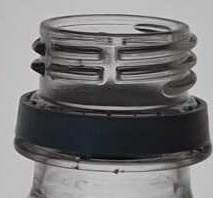
#> input picture samples/cap_off_reference.jpg, 213 x 198 px; its folder holds only this picture in this run
$ python 04_batch_roi.py
#> lines starting #> are read from the running program, lines starting #| are printed output that depends on the picture; after the words box and inside, x2 and y2 are one past the last pixel; in counts of white or black regions, pixels touching at a corner belong together
from pathlib import Path

import cv2


input_dir = Path("samples")
output_dir = Path("outputs/roi")
output_dir.mkdir(parents=True, exist_ok=True)

# 자신의 이미지에 맞게 수정합니다.
x1 = 180
y1 = 150
x2 = 470
y2 = 500

extensions = ("*.jpg", "*.jpeg", "*.png")

image_files = []
for pattern in extensions:
    image_files.extend(input_dir.glob(pattern))

image_files = sorted(image_files)

print("전체 이미지 수:", len(image_files))

if not image_files:
    raise RuntimeError(
        "samples 폴더에 jpg/jpeg/png 이미지가 없습니다."
    )

success_count = 0

for image_path in image_files:
    image = cv2.imread(str(image_path))
#> image is the input picture: shape (198, 213, 3); mean B, G, R 118.8, 117.9, 119.1

    if image is None:
        print("읽기 실패:", image_path.name)
        continue

    height, width = image.shape[:2]
#> height = 198; width = 213

    cx1 = max(0, min(x1, width))
#> cx1 = 180
    cx2 = max(0, min(x2, width))
#> cx2 = 213
    cy1 = max(0, min(y1, height))
#> cy1 = 150
    cy2 = max(0, min(y2, height))
#> cy2 = 198

    if cx1 >= cx2 or cy1 >= cy2:
        print("ROI 실패:", image_path.name)
        continue

    roi = image[cy1:cy2, cx1:cx2]
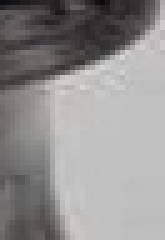
#> roi: shape (48, 33, 3) (shown 5 times larger); mean B, G, R 143.3, 143.8, 145.6

    roi_path = output_dir / f"{image_path.stem}_roi.jpg"
    preview_path = output_dir / f"{image_path.stem}_preview.jpg"

    cv2.imwrite(str(roi_path), roi)

    preview = image.copy()
    cv2.rectangle(
        preview,
        (cx1, cy1),
        (cx2, cy2),
        (0, 255, 0),
        3,
    )
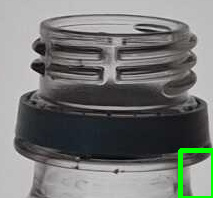
#> preview: shape (198, 213, 3); 1.29% of pixels changed, all inside (x1, y1, x2, y2) = (178, 148, 213, 198)
    cv2.imwrite(str(preview_path), preview)

    success_count += 1
    print(image_path.name, "→", roi_path.name)

print("처리 완료:", success_count, "/", len(image_files))
